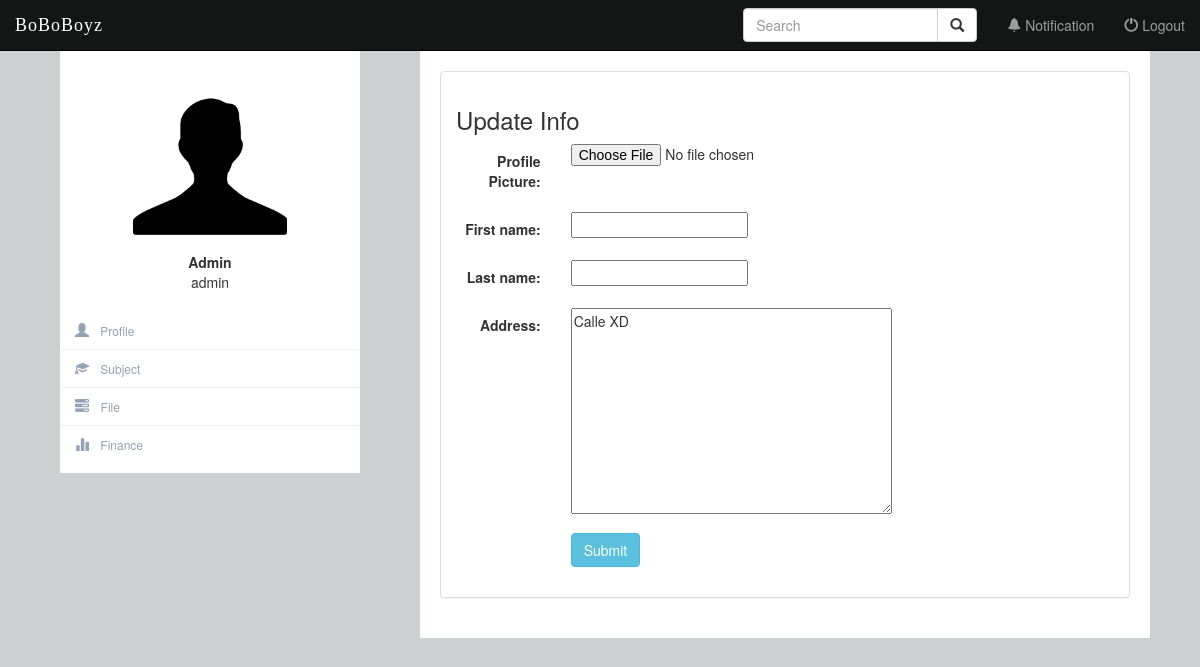
/edit/ (signed in), run on an earlier commit of the app's database.
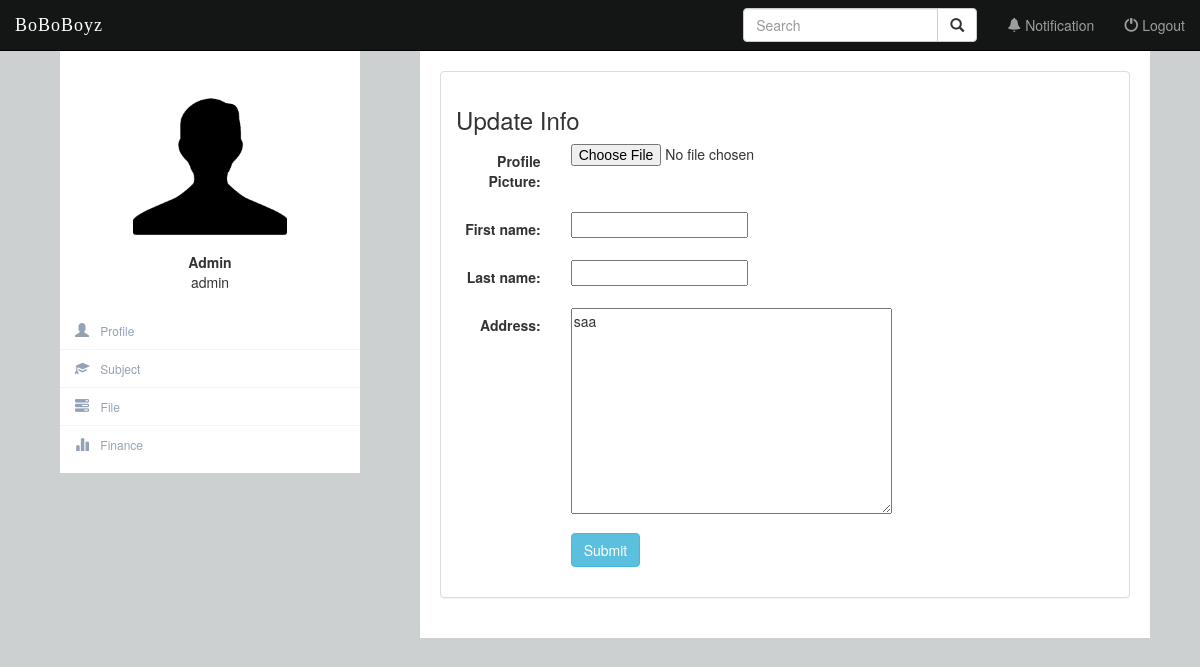
And on a later commit of the database.
### Profile/models.py (models this page shows, shortened)
class BaseProfile(models.Model):
    USER_TYPES = (
        ('Admin', 'Admin'),
        ('Supervisor', 'Supervisor'),
        ('Student', 'Student'),
    )
    GENDERS = (
        ('Female', 'Female'),
        ('Male', 'Male'),
    )
    user = models.OneToOneField(settings.AUTH_USER_MODEL, primary_key=True)
    user_dob = models.DateField(null=True, blank=True, verbose_name="Date of Birth")
    user_gender = models.CharField(choices=GENDERS, verbose_name="Gender", max_length=6)
    user_address = models.TextField(max_length=500, verbose_name="Address")
    user_photo = models.FileField(default="", verbose_name="Profile Picture", null=True, blank=True)
    user_type = models.CharField(choices=USER_TYPES, verbose_name="User Type", max_length=10)
    user_area = models.ForeignKey(Area, blank=True, null=True, on_delete=models.CASCADE, verbose_name="Area")
    class Meta:
        abstract = True

class Students(models.Model):
    STUDENT_TYPE = (
        ('By Research', 'By Research'),
        ('By Coursework', 'By Coursework'),
    )
    STATUS = (
        ('Active', 'Active'),
        ('Terminated', 'Terminated'),
        ('Graduated', 'Graduated'),
    )
    PROGRESS = (
        ('None', 'None'),
        ('Proposal Defense', 'Proposal Defense'),
        ('Work Completion Seminar', 'Work Completion Seminar'),
        ('Thesis Examination', 'Thesis Examination'),
        ('Viva Voce', 'Viva Voce'),
        ('Completed', 'Completed'),
    )
    user_status = models.CharField(choices=STATUS, verbose_name="Academic Status", default='Active', max_length=10)
    user_feesOwed = models.DecimalField(verbose_name="Outstanding Payment", max_digits=7,decimal_places=2,default=0)
    stud_type = models.CharField(choices=STUDENT_TYPE, verbose_name="Student Type", blank=True, null=True, max_length=13)
    br_title = models.CharField(max_length=100, verbose_name="Research Title", unique=True, null=True, blank=True)
    br_progress = models.CharField(choices=PROGRESS, verbose_name="Research Progress", default='None', max_length=23)
    bc_cgpa = MinMaxFloat(min_value=0.0, max_value=4.0, verbose_name="CGPA", default=0.0)
    class Meta:
        abstract = True

class Supervisor(models.Model):
    class Meta:
        abstract = True

class Profile(BaseProfile, Students, Supervisor):
    pass

### Profile/views.py (the view, shortened to what this page needs)
# urls.py: url(r'^edit/$', views.edit_profile, name='edit_profile'),
def edit_profile(request):
    profile_instance, created = Profile.objects.get_or_create(user=request.user)
    profile_edit_form = ProfileEditForm(request.POST or None, instance=profile_instance)
    if request.POST:
        if profile_edit_form.is_valid():
            profile_edit_form.save_all_fields_from_request(request=request)
            profile = Profile.objects.get(pk=request.user.id)
            return render(request, 'Profile/home.html', {'profile': profile, })
    profile = Profile.objects.get(pk=request.user.id)
    all_profiles = Profile.objects.all().filter(
        Q(user_type="Supervisor") | Q(user_type="Student")
    ).distinct()
    query = request.GET.get("q")
    return render(request, 'Profile/edit_profile.html', {'form': profile_edit_form, 'profile': profile,})

### Profile/forms.py (shortened to what this page needs)
class ProfileEditForm(forms.ModelForm):
    first_name = forms.CharField(required=False, label='First Name')
    last_name = forms.CharField(required=False, label='Last Name')
    def __init__(self, *args, **kwargs):
        super(ProfileEditForm, self).__init__(*args, **kwargs)
        self.helper = FormHelper(self)
        self.helper.layout.append(Submit('save', 'Save'))
        self.fields['first_name'] = forms.CharField(initial=self.instance.user.first_name)
        self.fields['last_name'] = forms.CharField(initial=self.instance.user.last_name)
    class Meta:
        model = BaseProfile
        fields = ['user_photo', 'first_name', 'last_name', 'user_address']

### Profile/templates/Profile/edit_profile.html (shortened to what this page needs)
{% extends 'Profile/side_bar.html' %}
{% block content %}
{% load staticfiles %}
<div class="profile-content-head">
    <div class="panel panel-default">
        <div class="panel-body">
            <h3>Update Info</h3>
            <form class="form-horizontal" role="form" action="" method="post" enctype="multipart/form-data">
                {% include 'Profile/form_template.html' %}
                <div class="form-group">
                    <div class="col-sm-offset-2 col-sm-10">
                        <button type="submit" class="btn btn-info">Submit</button>
                    </div>
                </div>
            </form>
        </div>
    </div>
</div>
{% endblock %}

### Profile/templates/Profile/side_bar.html (shortened to what this page needs)
{% extends 'Profile/navigation_bar.html' %}
{% block body %}
{% load staticfiles %}
<div class="container-fluid">
	<div class="row profile">
		<div class="col-md-4 col-sm-4 hidden-xs ">
			<div class="profile-sidebar col-md-3 col-sm-3" id="profile-sidebar">
				<div class="profile-userpic">
					<center>
						<button type="button" class="btn btn-userpic">
							{% if profile.user_photo %}
								<img src="{{ profile.user_photo.url }}" class="img-responsive" alt="">
							{% else %}
								<img src="{% static 'Profile/image/default.png' %}" class="img-responsive" alt="">
							{% endif %}
						</button>
					</center>
				</div>
				<div class="profile-usertitle">
					<div>
						<strong>
							{% if profile.user_type == 'Student' %}
								{% if profile.stud_type == 'By Research' %}
									Research Student
								{% elif profile.stud_type == 'By Coursework'%}
									Coursework Student
								{% endif %}
							{% else %}
								{{ profile.user_type }}
							{% endif %}
						</strong>
					</div>
					<div>
						{{ profile.user.username }}
					</div>
				</div>
				<div class="profile-usermenu">
					<ul class = "nav navbar-fixed-left">
						<li {% if request.resolver_match.url_name == 'home' %}class="active"{% endif %}>
							<a href="{% url 'Profile:home' %}">
							<span class= "glyphicon glyphicon-user"></span>
							Profile</a>
						</li>
						<li {% if request.resolver_match.url_name == 'subject' %}class="active"{% endif %}>
							<a href="{% url 'subject:subject' %}">
							<span class= "glyphicon glyphicon-education"></span>
							Subject</a>
						</li>
						<li {% if request.resolver_match.url_name == 'file' %}class="active"{% endif %}>
							<a href="{% url 'file:file' %}">
							<span class= "glyphicon glyphicon-tasks"></span>
							File</a>
						</li>
						<li  {% if request.resolver_match.url_name == 'account' %}class="active"{% endif %}>
							<a href="{% url 'Transaction:account' %}">
							<span class= "glyphicon glyphicon-stats"></span>
							Finance</a>
						</li>
					</ul>
				</div>
			</div>
		</div>
		<div class="col-md-8 col-sm-8 col-xs-12">
			{% block content %}
			{% endblock %}
		</div>
	</div>
</div>
{% endblock %}

### Profile/templates/Profile/form_template.html (shortened to what this page needs)
{% for field in form %}
    <div class="form-group">
        <div class="col-sm-offset-2 col-sm-10">
        </div>
        <label class="control-label col-sm-2">{{ field.label_tag }}</label>
        <div class="col-sm-10">{{ field }}</div>
    </div>
{% endfor %}

What changed in the data, as far as the page shows it:
changed Profile "Admin": user_address "Calle XD" → "saa"
